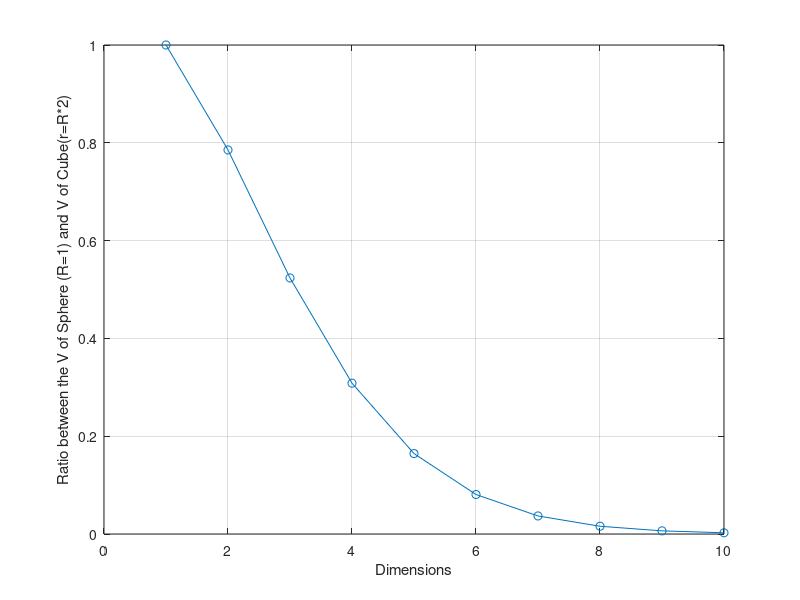

Here is the MATLAB script that generated this plot:
% Exercise - http://syllabus.cs.manchester.ac.uk/pgt/COMP61021/exercise/ex0.pdf
% More info - https://pdfs.semanticscholar.org/1ea8/2cc13f6b7352943aba6c987e3895e5161b9b.pdf
% More info - https://math.stackexchange.com/questions/894378/volume-of-a-cube-and-a-ball-in-n-dimensions

R = 1;
r = R*2;
maxd = 10;
for n = 1:maxd
    NballV(n) = (pi^(n/2) / gamma(n/2 + 1)) * R^n;
    NcubeV(n) = r^n;
    ratios(n) = NballV(n) / NcubeV(n); 
end

plot(ratios, '-o');
grid on;
ylabel('Ratio between the V of Sphere (R=1) and V of Cube(r=R*2)');
xlabel('Dimensions');